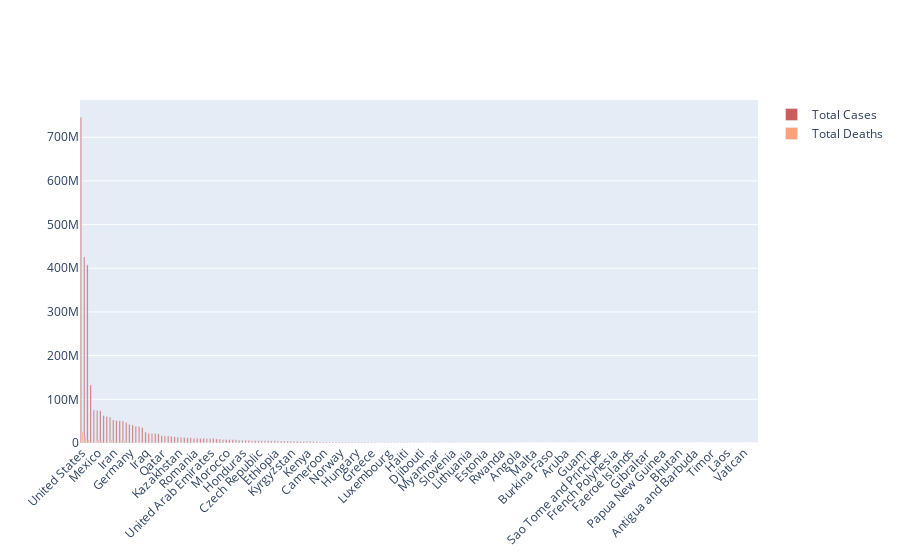

Notebook source saved alongside this figure:
### Markdown cell above
we can see US and Brazil has the highest no of covid cases and deaths also then india , mexlco,UK has the near by same values of death while mexlco,UK has the less no of cases as compare to India

### Code cell
fig = go.Figure()
fig.add_trace(go.Bar(
    x=data["Country"],
    y=data["Total Cases"],
    name='Total Cases',
    marker_color='indianred'
))
fig.add_trace(go.Bar(
    x=data["Country"],
    y=data["Total Deaths"],
    name='Total Deaths',
    marker_color='lightsalmon'
))
fig.update_layout(barmode='group', xaxis_tickangle=-45)
fig.show()

### Figure 1 — Plotly figure (JSON) as saved in the notebook; plotly's stock layout.template omitted (floating-point values rounded to 4 significant figures; data arrays with more than 128 entries replaced by an {"elided": "..."} marker saying what was removed)
{"data": [{"marker": {"color": "indianred"}, "name": "Total Cases", "type": "bar", "x": {"elided": "210 str values"}, "y": {"elided": "210 int values"}}, {"marker": {"color": "lightsalmon"}, "name": "Total Deaths", "type": "bar", "x": {"elided": "210 str values"}, "y": {"elided": "210 int values"}}], "layout": {"barmode": "group", "xaxis": {"tickangle": -45}}}
